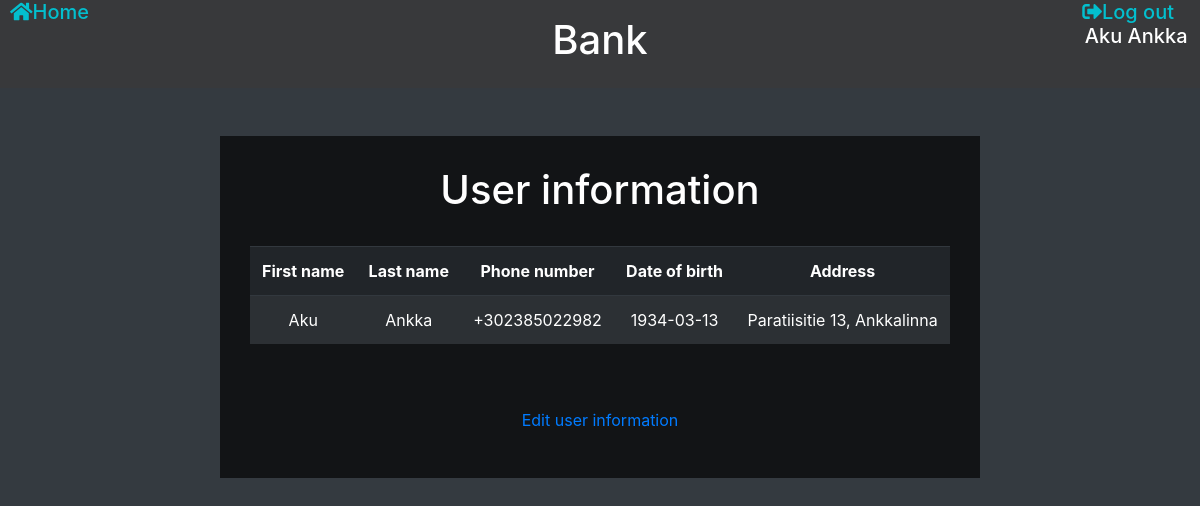
The page /ownDetails.php (signed in) on the database its author committed.
### tables this page shows
CREATE TABLE IF NOT EXISTS `credentials` (
  `idcredentials` INT NOT NULL,
  `password` VARCHAR(255) NOT NULL,
  `idcustomer` INT NOT NULL,
  PRIMARY KEY (`idcredentials`, `idcustomer`),
  INDEX `fk_credentials_customer_idx` (`idcustomer` ASC) VISIBLE,
  CONSTRAINT `fk_credentials_customer`
    FOREIGN KEY (`idcustomer`)
    REFERENCES `customer` (`idcustomer`)
    ON DELETE NO ACTION
    ON UPDATE NO ACTION);

CREATE TABLE IF NOT EXISTS `customer` (
  `idcustomer` INT NOT NULL AUTO_INCREMENT,
  `fname` VARCHAR(45) NOT NULL,
  `lname` VARCHAR(45) NOT NULL,
  `phone_number` VARCHAR(20) NOT NULL,
  `birthdate` DATE NOT NULL,
  `address` VARCHAR(45) NOT NULL,
  PRIMARY KEY (`idcustomer`));

### www/ownDetails.php (the view, shortened to what this page needs)
<?php
	require_once "connection.php";
    try {
        $sql = "SELECT credentials.idcredentials, credentials.password, credentials.idcustomer, customer.fname, customer.lname, customer.phone_number, customer.birthdate, customer.address
        FROM credentials
        JOIN customer ON credentials.idcustomer = customer.idcustomer
        WHERE credentials.idcustomer = :idCustomer LIMIT 1";
        $statement = $connect->prepare($sql);
        $paramCustomerId = $_SESSION["userID"];
        $statement->bindparam(":idCustomer", $paramCustomerId);
        $statement->execute();
        $result = $statement->fetch();
    } catch (Exception $error) {
        echo "Error" . $error->getMessage();
    }
?>
<!DOCTYPE html>
<html lang="fi">
<head>
	<link rel="stylesheet" href="https://maxcdn.bootstrapcdn.com/bootstrap/4.1.3/css/bootstrap.min.css">
	<link rel="stylesheet" href="https://use.fontawesome.com/releases/v5.3.1/css/all.css">
	<link rel="stylesheet" href="stylesheet.css">
</head>
<body class="bg-dark text-white ">
	<?php include 'header.php';?>
	<main class="container text-center">
	<div class="row">
		<div class="col-md-2 mx-auto"></div>
		<div style="background-color:rgba(0, 0, 0, 0.65); padding: 30px;" class="col-md-8 mx-auto">
		  <h1>User information</h1><br>
		  <div class="form-group">
            <table id="table" class="table table-dark table-striped">
                <thead>
					<tr class="font-weight-bold">
						<td>First name</td>
						<td>Last name</td>
						<td>Phone number</td>
                        <td>Date of birth</td>
                        <td>Address</td>
					</tr>
				</thead>
				<tbody>
                <?php
					if ($result === null) {
						echo "An error has occured. Try again later.";
					} else {
                        echo '<tr><td>' . htmlspecialchars($result['fname']) . '</td>
                        <td>' . htmlspecialchars($result['lname']) . "</td>
                        <td>" . htmlspecialchars($result['phone_number']) . "</td>
                        <td>" . htmlspecialchars($result['birthdate']) . "</td>
                        <td>" . htmlspecialchars($result['address']) . "</td>
                        </tr>";
					}
				?>
				</tbody>
			</table><br><br>
            <a href="editOwnDetails.php">Edit user information</a>
		  </div>
		  </div>
		  <div class="col-md-2 mx-auto"></div>
		</div>
	</main>
</body>
</html>

### www/stylesheet.css (style rules this page uses)
body { background-image: url("https://images.nationalgeographic.org/image/upload/v1638892272/EducationHub/photos/hoh-river-valley.jpg"); background-attachment: fixed; }

### rows shown on the page
credentials: idcustomer.fname "Aku", idcustomer.lname "Ankka", idcustomer.phone_number "+302385022982", idcustomer.birthdate "1934-03-13", idcustomer.address "Paratiisitie 13, Ankkalinna"

### other values the page prints
$_SESSION["name"] "Aku Ankka"
